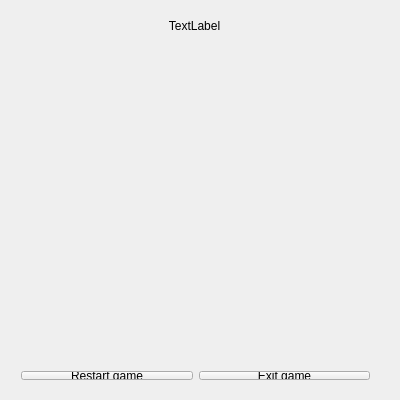
<?xml version="1.0" encoding="UTF-8"?>
<ui version="4.0">
 <class>MainWindow</class>
 <widget class="QMainWindow" name="MainWindow">
  <property name="geometry">
   <rect>
    <x>0</x>
    <y>0</y>
    <width>400</width>
    <height>400</height>
   </rect>
  </property>
  <property name="minimumSize">
   <size>
    <width>400</width>
    <height>400</height>
   </size>
  </property>
  <property name="maximumSize">
   <size>
    <width>400</width>
    <height>400</height>
   </size>
  </property>
  <property name="windowTitle">
   <string>Tic Tac Toe</string>
  </property>
  <widget class="QWidget" name="centralWidget">
   <widget class="QWidget" name="horizontalLayoutWidget">
    <property name="geometry">
     <rect>
      <x>10</x>
      <y>360</y>
      <width>371</width>
      <height>31</height>
     </rect>
    </property>
    <layout class="QHBoxLayout" name="buttonLayout">
     <item>
      <widget class="QPushButton" name="restartButton">
       <property name="text">
        <string>Restart game</string>
       </property>
      </widget>
     </item>
     <item>
      <widget class="QPushButton" name="exitButton">
       <property name="text">
        <string>Exit game</string>
       </property>
      </widget>
     </item>
    </layout>
   </widget>
   <widget class="QWidget" name="verticalLayoutWidget">
    <property name="geometry">
     <rect>
      <x>9</x>
      <y>10</y>
      <width>371</width>
      <height>31</height>
     </rect>
    </property>
    <layout class="QVBoxLayout" name="statusLayout">
     <item>
      <widget class="QLabel" name="gameStatusLabel">
       <property name="text">
        <string>TextLabel</string>
       </property>
       <property name="alignment">
        <set>Qt::AlignCenter</set>
       </property>
      </widget>
     </item>
    </layout>
   </widget>
   <widget class="QWidget" name="gridLayoutWidget">
    <property name="geometry">
     <rect>
      <x>9</x>
      <y>49</y>
      <width>371</width>
      <height>301</height>
     </rect>
    </property>
    <layout class="QGridLayout" name="gridLayout">
     <property name="sizeConstraint">
      <enum>QLayout::SetDefaultConstraint</enum>
     </property>
    </layout>
   </widget>
  </widget>
 </widget>
 <layoutdefault spacing="6" margin="11"/>
 <resources/>
 <connections>
  <connection>
   <sender>exitButton</sender>
   <signal>clicked()</signal>
   <receiver>MainWindow</receiver>
   <slot>close()</slot>
   <hints>
    <hint type="sourcelabel">
     <x>289</x>
     <y>258</y>
    </hint>
    <hint type="destinationlabel">
     <x>199</x>
     <y>149</y>
    </hint>
   </hints>
  </connection>
 </connections>
</ui>
